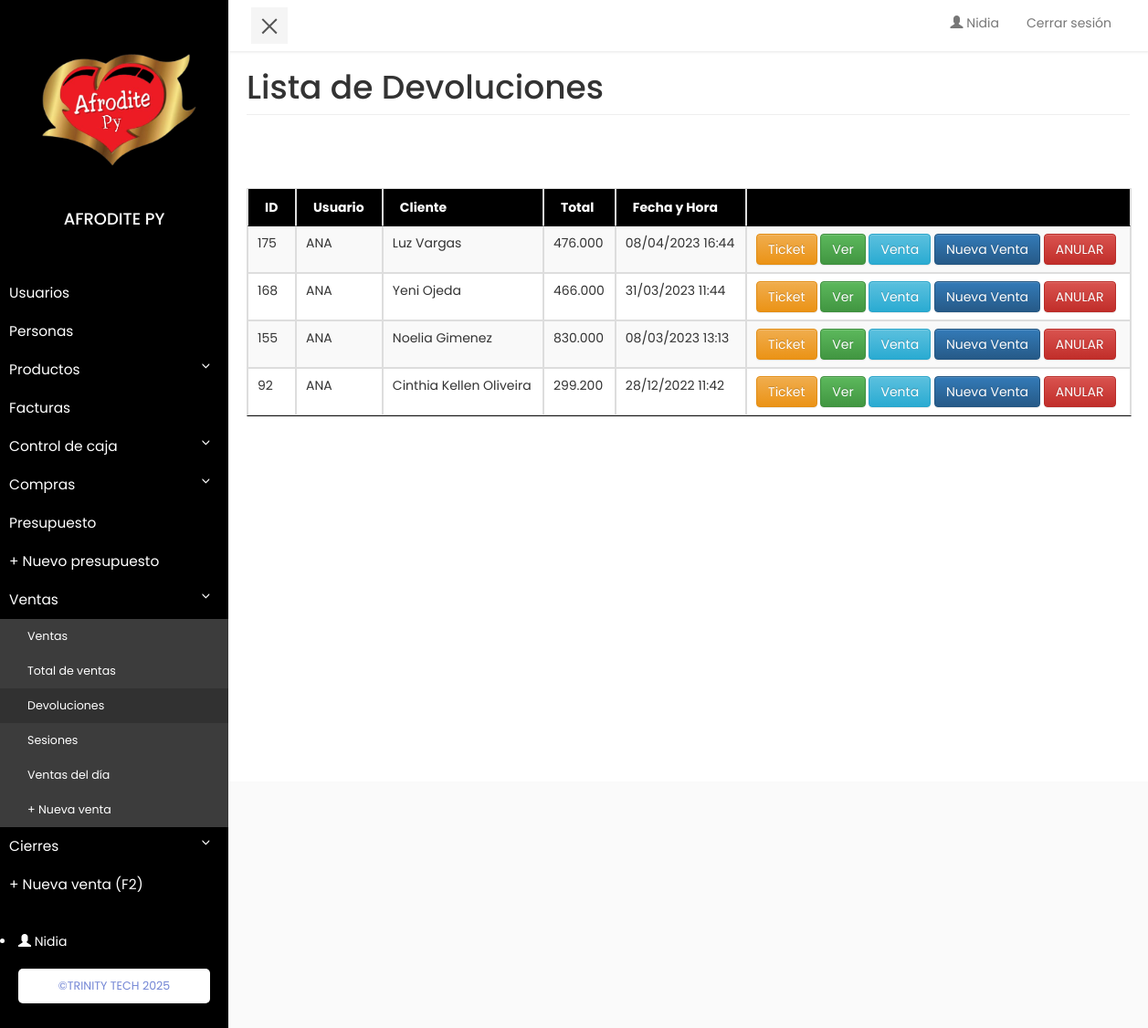
The page /index.php?c=devolucion_ventas (signed in) on the database its author committed.
### tables this page shows
CREATE TABLE `devoluciones_ventas` (
  `id` int(11) NOT NULL,
  `id_venta` int(11) NOT NULL,
  `id_cliente` int(11) NOT NULL,
  `id_vendedor` int(11) NOT NULL,
  `vendedor_salon` int(11) NOT NULL,
  `id_producto` varchar(30) NOT NULL,
  `precio_costo` float NOT NULL,
  `precio_venta` int(11) NOT NULL,
  `subtotal` float NOT NULL,
  `descuento` varchar(80) NOT NULL,
  `iva` int(11) NOT NULL,
  `total` float NOT NULL,
  `comprobante` varchar(20) NOT NULL,
  `nro_comprobante` varchar(40) NOT NULL,
  `cantidad` float NOT NULL,
  `margen_ganancia` varchar(45) NOT NULL,
  `fecha_venta` datetime NOT NULL,
  `metodo` varchar(40) NOT NULL,
  `banco` varchar(45) NOT NULL,
  `contado` varchar(30) DEFAULT NULL,
  `anulado` int(11) NOT NULL,
  `motivo` text NOT NULL
);

CREATE TABLE `clientes` (
  `id` int(11) NOT NULL,
  `ruc` varchar(20) DEFAULT NULL,
  `nombre` varchar(50) DEFAULT NULL,
  `nick` varchar(30) DEFAULT NULL,
  `correo` varchar(100) DEFAULT NULL,
  `pass` varchar(15) DEFAULT NULL,
  `telefono` varchar(20) DEFAULT NULL,
  `cumple` date DEFAULT NULL,
  `direccion` text DEFAULT NULL,
  `fecha_registro` date NOT NULL,
  `foto_perfil` text DEFAULT NULL,
  `user_cod` varchar(35) DEFAULT NULL,
  `sucursal` int(11) DEFAULT NULL,
  `cliente` int(11) DEFAULT 0,
  `proveedor` int(11) DEFAULT 0,
  `puntos` int(11) DEFAULT NULL,
  `gastado` int(11) DEFAULT NULL,
  `mayorista` varchar(3) DEFAULT NULL,
  `funcionario` int(11) DEFAULT 0,
  `cargo` text DEFAULT NULL,
  `chofer` int(11) DEFAULT 0,
  `anulado` int(11) DEFAULT 0
);

### controller/devolucion_ventas.controller.php (called while the page is built, shortened)
<?php
require_once 'model/devolucion_ventas.php';
class devolucion_ventasController{
    public function __CONSTRUCT(){
        $this->model = new devolucion_ventas();
    }
    public function Index(){
        require_once 'view/header.php';
        require_once 'view/devolucion_ventas/devolucion_ventas.php';
        require_once 'view/footer.php';
    }
}

### model/database.php (called while the page is built, shortened)
<?php
class Database
{
    public static function StartUp()
    {
        $pdo = new PDO('mysql:host=' . HOST . ';dbname=' . DB . ';charset=utf8', USER, PASS);
        $pdo->setAttribute(PDO::ATTR_ERRMODE, PDO::ERRMODE_EXCEPTION);
        return $pdo;
    }
}

### model/devolucion_ventas.php (called while the page is built, shortened)
<?php
class devolucion_ventas
{
	private $pdo;
	public function __CONSTRUCT()
	{
		try
		{
			$this->pdo = Database::StartUp();
		}
		catch(Exception $e)
		{
			die($e->getMessage());
		}
	}
	public function Listar($id_venta)
	{
		try
		{
			if($id_venta==0){
				$stm = $this->pdo->prepare("SELECT v.id, p.codigo, v.id_venta, v.comprobante, v.metodo, v.anulado, contado, p.producto, SUM(subtotal) AS subtotal, descuento,
					SUM(total) as total, AVG(margen_ganancia) AS margen_ganancia, fecha_venta, nro_comprobante,
					c.nombre AS nombre_cli, c.ruc, c.direccion, c.telefono, v.id_producto,
					(SELECT user FROM usuario WHERE id = v.id_vendedor) AS vendedor,
					(SELECT user FROM usuario WHERE id = v.vendedor_salon) AS vendedor_salon,
					(SELECT ve.id_venta FROM ventas ve WHERE v.id_venta= ve.id_devolucion LIMIT 1)  AS id_devolucion
					FROM devoluciones_ventas v
					LEFT JOIN productos p ON v.id_producto = p.id
					LEFT JOIN clientes c ON v.id_cliente = c.id
					GROUP BY v.id_venta ORDER BY v.id_venta DESC");
				$stm->execute();
			}
			return $stm->fetchAll(PDO::FETCH_OBJ);
		}
		catch(Exception $e)
		{
			die($e->getMessage());
		}
	}
}

### view/devolucion_ventas/devolucion_ventas.php (the view, shortened to what this page needs)
<h1 class="page-header">Lista de Devoluciones</h1>
<br><br><br>
<table class="table table-striped table-bordered display responsive nowrap datatable" width="100%">
    <thead>
        <tr style="background-color: black; color:#fff">
            <th>ID</th>
            <th>Usuario</th>
            <th>Cliente</th>
            <th>Total</th>
            <th>Fecha y Hora</th>
            <?php if (!isset($_GET['id_venta'])): ?>
            <th></th>
            <?php endif ?>
        </tr>
    </thead>
    <tbody>
    <?php
    $id_venta = (isset($_REQUEST['id_venta']))? $_REQUEST['id_venta']:0;
    foreach($this->model->Listar($id_venta) as $r): ?>
        <tr class="click" <?php if($r->anulado){echo "style='color:gray'";} ?>>
            <td><?php echo $r->id_venta; ?></td>
            <td><?php echo $r->vendedor; ?></td>
             <td><?php echo $r->nombre_cli; ?></td>
            <td><?php echo number_format($r->total,0,",","."); ?></td>
            <td><?php echo date("d/m/Y H:i", strtotime($r->fecha_venta)); ?></td>
            <?php if (!isset($_GET['id_venta'])): ?>
            <td>
                <a  class="btn btn-warning " href="?c=devolucion_ventas&a=DevolucionTicket&id=<?php echo $r->id_venta ?>" >Ticket</a>
                <a href="#devolucionVentaModal" class="btn btn-success" data-toggle="modal" data-target="#devolucionVentaModal" data-c='devolucion_ventas' data-id="<?php echo $r->id_venta;?>">Ver</a>
                <a href='#detallesModal' class='btn btn-info' data-toggle='modal' data-target='#detallesModal' data-c='venta' data-id="<?php echo $r->id_venta;?>">Venta</a>
                <a href='#detallesModal' class='btn btn-primary' data-toggle='modal' data-target='#detallesModal' data-c='venta' data-id="<?php echo $r->id_devolucion;?>">Nueva Venta</a>
                <?php if ($r->anulado): ?>
                ANULADO
                <?php else: ?>
                <a  class="btn btn-danger delete" href="?c=devolucion_ventas&a=Anular&id=<?php echo $r->id_venta ?>" class="btn btn-success">ANULAR</a>
                <?php endif ?>
            </td>
            <?php endif ?>
        </tr>
    <?php
    endforeach; ?>
    </tbody>
</table>
</div>
</div>
</div>

### assets/admin/css/sidebar.css (style rules this page uses)
body { font-family: 'Poppins', sans-serif; background: #fafafa; }
a, a:hover, a:focus { color: inherit; text-decoration: none; transition: all 0.3s; }

### view/header.php (style rules this page uses)
.page-header { margin: 0px 0 20px; }

### rows shown on the page
devoluciones_ventas: id_venta "175", vendedor "ANA", id_cliente.nombre "Luz Vargas", total "476.000", fecha_venta "08/04/2023 16:44"
devoluciones_ventas: id_venta "168", vendedor "ANA", id_cliente.nombre "Yeni Ojeda", total "466.000", fecha_venta "31/03/2023 11:44"
devoluciones_ventas: id_venta "155", vendedor "ANA", id_cliente.nombre "Noelia Gimenez", total "830.000", fecha_venta "08/03/2023 13:13"
devoluciones_ventas: id_venta "92", vendedor "ANA", id_cliente.nombre "Cinthia Kellen Oliveira", total "299.200", fecha_venta "28/12/2022 11:42"

### other values the page prints
$_SESSION['username'] "Nidia"
